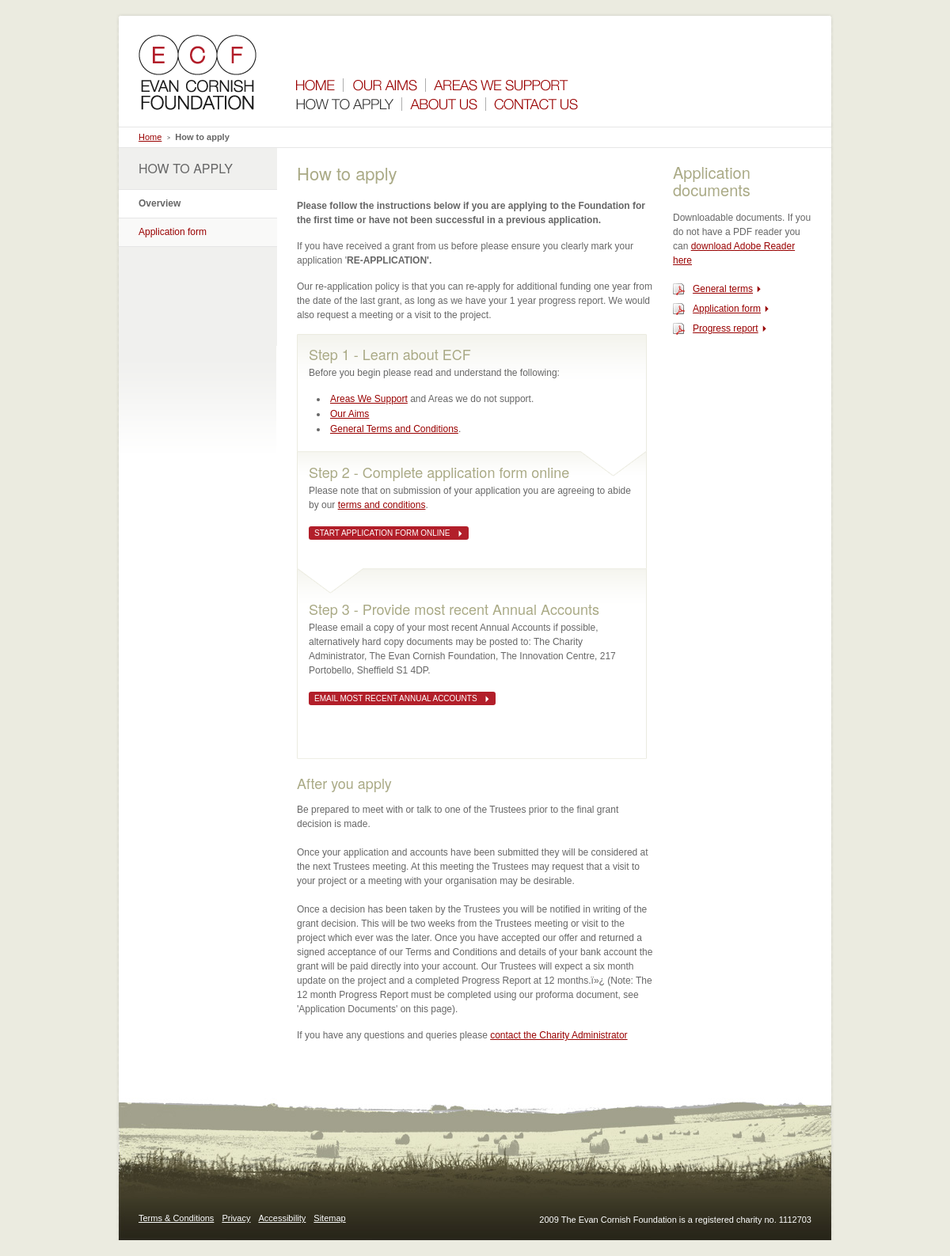
The page /ECF/ECF/how-to-apply.php on the database its author committed.
### tables this page shows
CREATE TABLE IF NOT EXISTS `howtoapply` (
  `id` tinyint(4) NOT NULL,
  `step1` text NOT NULL,
  `step2` text NOT NULL,
  `step3` text NOT NULL,
  `maincontent` text NOT NULL,
  `maintitle` varchar(255) NOT NULL,
  `smallprint` text NOT NULL,
  `topcontent` text NOT NULL,
  PRIMARY KEY (`id`)
);

CREATE TABLE IF NOT EXISTS `docs` (
  `id` int(11) NOT NULL AUTO_INCREMENT,
  `doc` varchar(255) NOT NULL,
  `name` varchar(255) NOT NULL,
  PRIMARY KEY (`id`)
);

CREATE TABLE IF NOT EXISTS `misc` (
  `id` tinyint(4) NOT NULL,
  `helped_no` varchar(255) NOT NULL,
  `footer_msg` varchar(255) NOT NULL,
  `sidecontent` text NOT NULL,
  PRIMARY KEY (`id`)
);

### ECF/ECF/how-to-apply.php (the view, shortened to what this page needs)
<?php
require("header.php");
$result = mysql_query("SELECT * FROM howtoapply WHERE id=1")
or die(mysql_error());
$row = mysql_fetch_array( $result );
?>
<ul id="breadcrumbs">
	<li class="front_page bc-arrow"><a href="index.php">Home</a></li>
	<li class="current"><a href="how-to-apply.php">How to apply</a></li>
</ul>
<div id="main-area">
	<div id="subnav-area">
		<h2>HOW TO APPLY</h2>
		<ul id="sub-nav">
			<li class="current_page_item"><a href="how-to-apply.php">Overview</a></li>
			<li><a href="login.php">Application form</a></li>
		</ul>
	</div>
	<div id="content-area">
		<div id="content-area-main">
			<h1>How to apply</h1>
			<?php echo $row['topcontent']; ?>
			<div class="how-to-apply-steps">
				<div class="step1">
					<?php echo $row['step1']; ?>
				</div>
				<div class="step2">
					<?php echo $row['step2']; ?>
				</div>
				<div class="step3">
					<?php echo $row['step3']; ?>
				</div>
			</div>
<?php echo $row['smallprint']; ?>
		</div>
		<div id="content-area-sidebar">
			<h2><?php echo $row['maintitle']; ?></h2>
			<?php echo $row['maincontent']; ?>
			<ul class="pdf">
<?php
$query44 = "SELECT * FROM docs";
$result44 = mysql_query($query44) or die(mysql_error());
while($row44 = mysql_fetch_array($result44)){
echo "<li><a class='red-arrow' href='uploads/docs/";
echo $row44['doc'];
echo "'>";
echo $row44['name'];
echo "</a></li>";
}
?>
</ul>
		</div>
	</div>
</div>
<?php require("footer.php"); ?>

### ECF/ECF/footer.php (shortened to what this page needs)
<div id="footer-area">
	<ul id="footer-nav">
		<li><a href="terms-and-conditions.php">Terms &amp; Conditions</a></li>
		<li><a href="privacy.php">Privacy</a></li>
		<li><a href="accessibility.php">Accessibility</a></li>
		<li><a href="sitemap.php">Sitemap</a></li>
	</ul>
	<p id="copyright"><?php echo $row88['footer_msg']; ?></p>
</div>
</div>
</div>
</body></html>

### ECF/ECF/css/style.css (style rules this page uses)
body { font-family: Arial; font-size: 12px; background-color: #ebebe0; line-height: 15px; }
h1 { color: #aaaa86; font-size: 22px; font-weight: normal; padding-bottom: 20px; font-family: "Helvetica Neue"; line-height: 24px; }
h2 { color: #aaaa86; font-size: 20px; font-weight: normal; padding-bottom: 15px; font-family: "Helvetica Neue"; line-height: 22px; }
h3 { color: #aaaa86; font-size: 18px; font-weight: normal; padding-bottom: 15px; line-height: 20px; font-family: "Helvetica Neue"; line-height: 20px; }
a { color: #990000; }
p { padding-bottom: 15px; line-height: 18px; }
.lightgreen { color: #aaaa86; }
#content-area .pdf { padding: 0; margin: 0 0 20px 0; }
#content-area .pdf li { list-style: none; background: url(images/pdf.gif) left center no-repeat; padding: 5px 0 5px 25px; }
a.red-arrow { background-image: url(images/red-arrow.gif); background-position: right center; background-repeat: no-repeat; padding: 0 10px 0 0; }
a.red-btn { background-color: #b21f2a; background-image: url(images/red-btn-arrow.gif); background-position: right center; background-repeat: no-repeat; padding: 3px 23px 3px 7px; color: #fff; text-transform: uppercase; font-size: 10px; text-decoration: none; -moz-border-radius: 3px; -webkit-border-radius: 3px; }
#breadcrumbs { padding: 5px 25px 5px 25px; font-size: 11px; border-top: 1px #e6e6e6 solid; border-bottom: 1px solid #e6e6e6; overflow: hidden; height: 1%; }
#breadcrumbs li { float: left; }
#breadcrumbs li.bc-arrow { padding-right: 11px; margin-right: 6px; background: url(images/breadcrumb-arrow.gif) right center no-repeat; }
#breadcrumbs li.current a { color: #666; font-weight: bold; text-decoration: none; }
#main-area { overflow: hidden; height: 1%; }
#subnav-area { width: 200px; float: left; padding-bottom: 300px; background: url(images/subnav-bg.gif) left bottom no-repeat; background-color: #f0f0ee; }
#subnav-area h2 { padding: 15px 15px 15px 25px; text-transform: uppercase; font-size: 16px; font-weight: normal; color: #666666; }
#subnav-area ul { border-top: 1px solid #e6e6e6; }
#subnav-area li { background-color: #f9f9f8; padding: 10px 15px 10px 25px; border-bottom: 1px solid #e6e6e6; }
#subnav-area li a { text-decoration: none; }
#subnav-area li.current_page_item { background-color: #ffffff; }
#subnav-area li.current_page_item a { color: #666666; font-weight: bold; }
#content-area { width: 700px; float: left; }
#content-area ul { padding: 0 0 15px 10px; }
#content-area li { list-style-position: inside; list-style-type: disc; padding: 2px 0 2px 0; }
#content-area-main { width: 450px; float: left; padding: 20px 25px 20px 25px; }
#content-area-sidebar { width: 175px; float: left; padding: 20px 25px 20px 0; }
#footer-area { background: url(images/bg-field.jpg) left bottom no-repeat; height: 20px; font-size: 11px; color: #ffffff; padding: 180px 25px 15px 25px; }
#footer-area a { color: #ffffff; }
#footer-area p { float: right; }
#footer-nav { float: left; }
#footer-nav li { float: left; padding-right: 10px; }
.how-to-apply-steps { width: 442px; margin: 0 0 20px 0; }
.how-to-apply-steps h3 { padding-bottom: 5px; }
.how-to-apply-steps .step1 { background: url(images/apply-step1.gif) left top no-repeat; height: 134px; padding: 15px 15px 0 15px; margin: 0; }
.how-to-apply-steps .step2 { background: url(images/apply-step2.gif) left top no-repeat; height: 133px; padding: 15px 15px 0 15px; margin: 0; }
.how-to-apply-steps .step3 { background: url(images/apply-step3.gif) left top no-repeat; height: 200px; padding: 40px 15px 0 15px; }

### rows shown on the page
howtoapply: topcontent "Please follow the instructions below if you are applying to the Foundation for the first time or have not been successful in a previous application. If you have received a grant from us before please ensure you clearly mark your application ' RE-APPLICATION'. Our re-application policy is that you can re-apply for additional funding one year from the date of the last grant, as long as we have your 1 year progress report. We would also request a meeting or a visit to the project.", step1 "Step 1 - Learn about ECF Before you begin please read and understand the following: Areas We Support and Areas we do not support. Our Aims General Terms and Conditions .", step2 "Step 2 - Complete application form online Please note that on submission of your application you are agreeing to abide by our terms and conditions . START APPLICATION FORM ONLINE", step3 "Step 3 - Provide most recent Annual Accounts Please email a copy of your most recent Annual Accounts if possible, alternatively hard copy documents may be posted to: The Charity Administrator, The Evan Cornish Foundation, The Innovation Centre, 217 Portobello, Sheffield S1 4DP. EMAIL MOST RECENT ANNUAL ACCOUNTS", smallprint "After you apply Be prepared to meet with or talk to one of the Trustees prior to the final grant decision is made. Once your application and accounts have been submitted they will be considered at the next Trustees meeting. At this meeting the Trustees may request that a visit to your project or a meeting with your organisation may be desirable. Once a decision has been taken by the Trustees you will be notified in writing of the grant decision. This will be two weeks from the Trustees meeting or visit to the project which ever was the later. Once you have accepted our offer and returned a signed acceptance of our Terms and Conditions and details of your bank account the grant will be paid…", maintitle "Application documents", maincontent "Downloadable documents. If you do not have a PDF reader you can download Adobe Reader here"
docs: name "General terms"
docs: name "Application form"
docs: name "Progress report"
misc: footer_msg "2009 The Evan Cornish Foundation is a registered charity no. 1112703"
